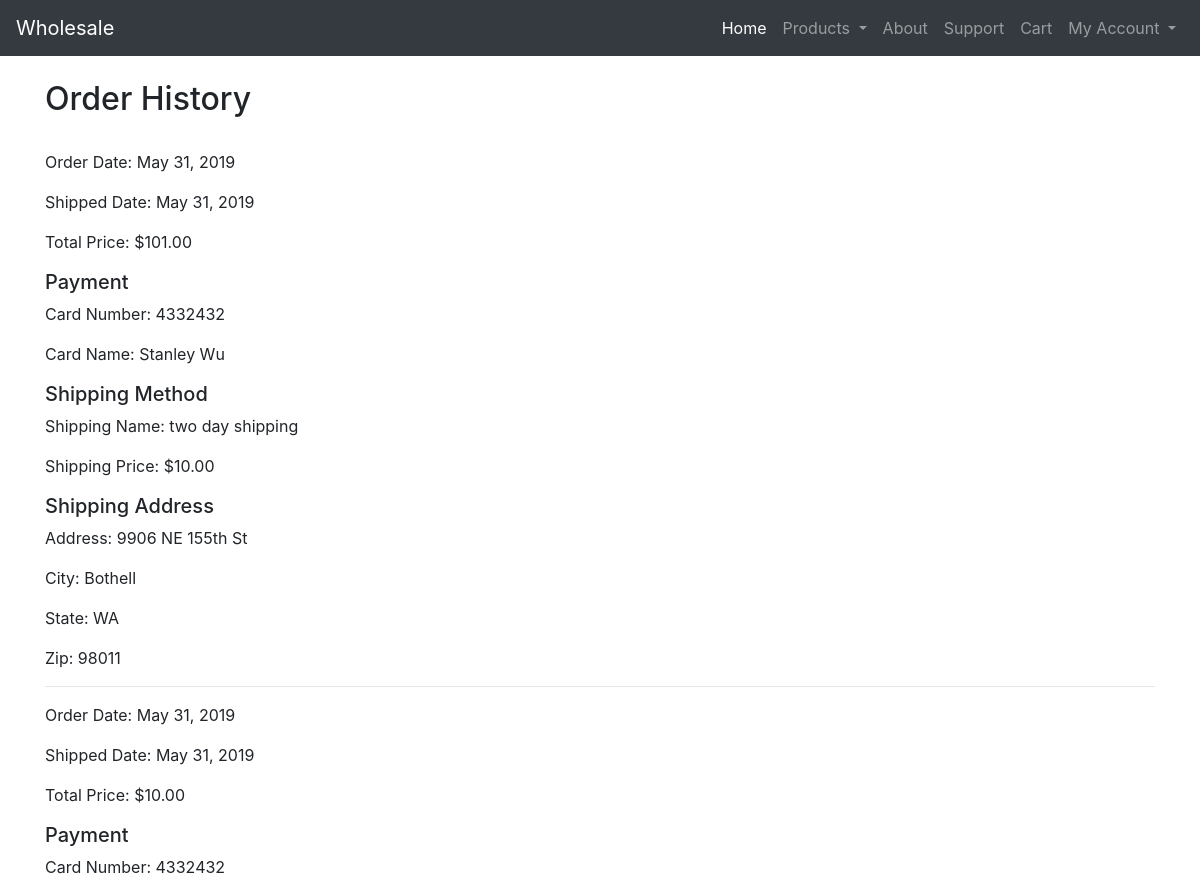
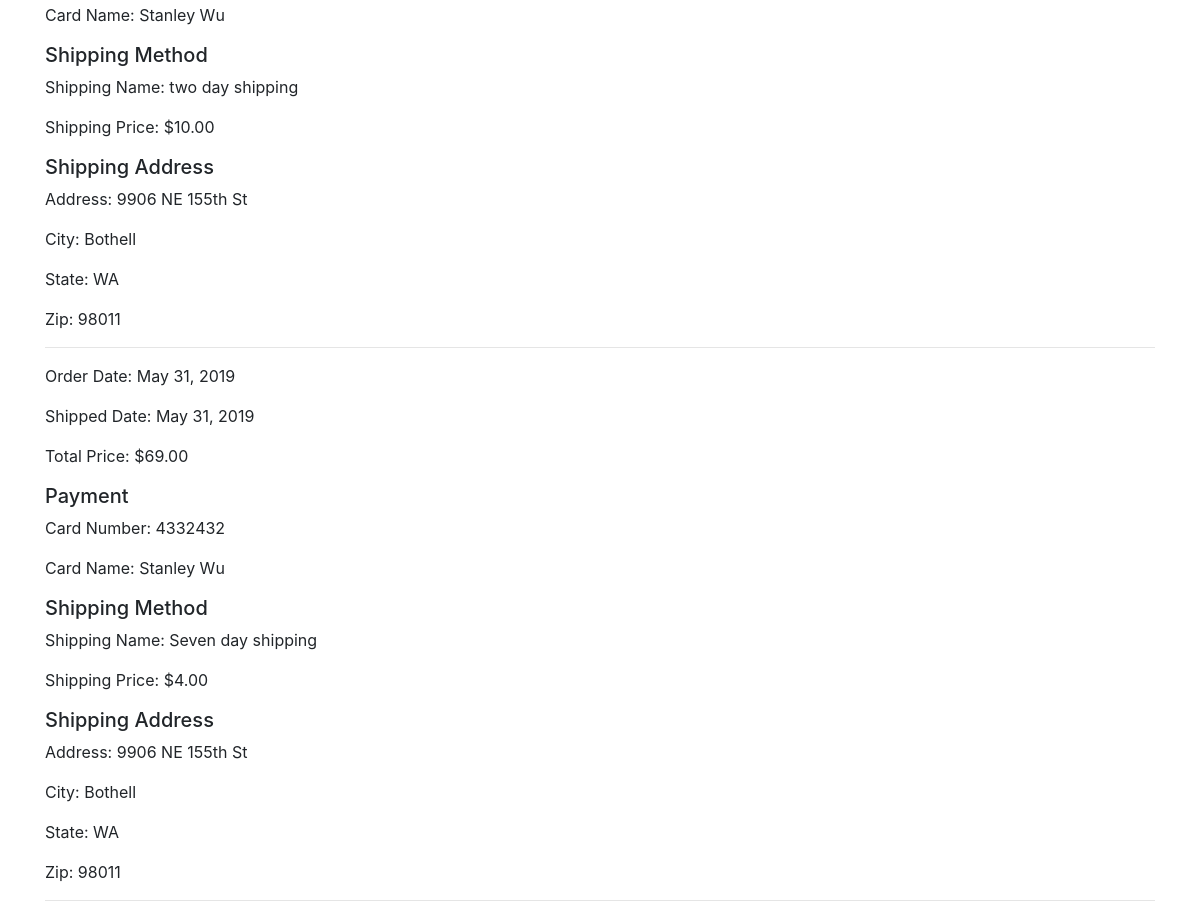
The page /order/ (signed in) on the database its author committed (2 pictures, top to bottom).
### wholesale/models.py (models this page shows)
class Order(models.Model):
    customer = models.ForeignKey(Customers, on_delete=models.CASCADE)
    orderDate = models.DateField()
    shippedDate = models.DateField()
    totalPrice = models.DecimalField(max_digits=10, decimal_places=2)
    payment = models.ForeignKey(Payment, on_delete=models.CASCADE)
    shippingMethod = models.ForeignKey(ShippingMethod, on_delete=models.CASCADE)
    shippingAddress = models.ForeignKey(ShippingAddress, on_delete=models.CASCADE)

class Payment(models.Model):
    CardNumber = models.IntegerField()
    Name = models.CharField(max_length=50)

class ShippingMethod(models.Model):
    ShipMethName = models.CharField(max_length = 80, unique=True)
    ShipMethDesc = models.TextField(max_length=250)
    ShipMethPrice = models.DecimalField(max_digits=10, decimal_places=2)

class ShippingAddress(models.Model):
    custID = models.ForeignKey(Customers, on_delete=models.CASCADE)
    shipAddFname = models.CharField(null=True, max_length=50)
    shipAddLname = models.CharField(null=True, max_length=50)
    businessName = models.CharField(null=True, max_length=50)
    shipAddAddress = models.CharField(max_length = 80)
    shipAddCity = models.CharField(max_length = 50)
    shipAddState = models.CharField(max_length = 2)
    shipAddZip = models.CharField(max_length = 20)
    shipAddPhone = models.CharField(max_length = 20)

### wholesale/views.py (the view)
# urls.py: path('order/', views.order, name='order')
@csrf_exempt
def order(request):
    if request.user.is_authenticated:
        u = User.objects.get(id = request.user.id)
        customer = u.customers
        order = Order.objects.filter(customer=customer)
        return render(request, "account/order.html", {'order': order}, status=status.HTTP_200_OK)
    else:
        return HttpResponse(status = status.HTTP_403_FORBIDDEN)

### wholesale/templates/account/order.html (shortened to what this page needs)
{% extends 'base.html' %}
{% block content %}
<h2>Order History</h2></br>
{% if order|length > 0 %}
{% for value in order %}
<p>Order Date: {{ value.orderDate }}</p>
<p>Shipped Date: {{ value.shippedDate }}</p>
<p>Total Price: ${{ value.totalPrice }}</p>
<h5>Payment</h5>
<p>Card Number: {{ value.payment.CardNumber }}</p>
<p>Card Name: {{ value.payment.Name }}</p>
<h5>Shipping Method</h5>
<p>Shipping Name: {{ value.shippingMethod.ShipMethDesc }}</p>
<p>Shipping Price: ${{ value.shippingMethod.ShipMethPrice }}</p>
<h5>Shipping Address</h5>
<p>Address: {{ value.shippingAddress.shipAddAddress }}</p>
<p>City: {{ value.shippingAddress.shipAddCity }}</p>
<p>State: {{ value.shippingAddress.shipAddState }}</p>
<p>Zip: {{ value.shippingAddress.shipAddZip }}</p>
<hr>
{% endfor %}
{% else %}
<p>No orders have been made</p>
{% endif %}
{% endblock %}

### wholesale/templates/base.html (shortened to what this page needs)
<!doctype html>
<html lang="en">
<head>
  {% load static %}
  <link rel="stylesheet" href="https://stackpath.bootstrapcdn.com/bootstrap/4.3.1/css/bootstrap.min.css"
>
  <link rel="stylesheet" type="text/css" href="{% static 'style.css' %}">
</head>
<body>
  <nav class="navbar navbar-expand-lg navbar-dark bg-dark">
    <a class="navbar-brand" href="{% url 'home' %}">Wholesale</a>
    <div class="collapse navbar-collapse" id="navbarSupportedContent">
      <ul class="navbar-nav ml-auto">
        <li class="nav-item active">
          <a class="nav-link" href="{% url 'home' %}">Home <span class="sr-only">(current)</span></a>
        </li>
        <li class="nav-item dropdown">
          <a class="nav-link dropdown-toggle" id="navbarDropdown" role="button" data-toggle="dropdown"
            aria-haspopup="true" aria-expanded="false">
            Products
          </a>
        </li>
        <li class="nav-item">
          <a class="nav-link" href="{% url 'about' %}">About</a>
        </li>
        <li class="nav-item">
          <a class="nav-link" href="{% url 'support' %}">Support</a>
        </li>
        {% if user.is_authenticated %}
        <li class="nav-item">
          <a class="nav-link" href="{% url 'cart' %}">Cart</a>
        </li>
        <li class="nav-item dropdown">
          <a class="nav-link dropdown-toggle" id="navbarDropdown" role="button" data-toggle="dropdown"
            aria-haspopup="true" aria-expanded="false">
            My Account
          </a>
        </li>
        {% else %}
        <li class="nav-item">
          <a class="nav-link" href="{% url 'signin' %}">Sign in/Register</a>
        </li>
        {% endif %}
      </ul>
    </div>
  </nav>
  <br>
  <div class="container">
    {% block content %}
    {% endblock %}
  </div>
</body>
</html>

### wholesale/static/style.css (style rules this page uses)
a, a:hover { color: black }

### rows shown on the page
Order: orderDate "May 31, 2019", shippedDate "May 31, 2019", totalPrice "101.00", payment.CardNumber "4332432", payment.Name "Stanley Wu", shippingMethod.ShipMethDesc "two day shipping", shippingMethod.ShipMethPrice "10.00", shippingAddress.shipAddAddress "9906 NE 155th St", shippingAddress.shipAddCity "Bothell", shippingAddress.shipAddState "WA", shippingAddress.shipAddZip "98011"
Order: orderDate "May 31, 2019", shippedDate "May 31, 2019", totalPrice "10.00", payment.CardNumber "4332432", payment.Name "Stanley Wu", shippingMethod.ShipMethDesc "two day shipping", shippingMethod.ShipMethPrice "10.00", shippingAddress.shipAddAddress "9906 NE 155th St", shippingAddress.shipAddCity "Bothell", shippingAddress.shipAddState "WA", shippingAddress.shipAddZip "98011"
Order: orderDate "May 31, 2019", shippedDate "May 31, 2019", totalPrice "69.00", payment.CardNumber "4332432", payment.Name "Stanley Wu", shippingMethod.ShipMethDesc "Seven day shipping", shippingMethod.ShipMethPrice "4.00", shippingAddress.shipAddAddress "9906 NE 155th St", shippingAddress.shipAddCity "Bothell", shippingAddress.shipAddState "WA", shippingAddress.shipAddZip "98011"
